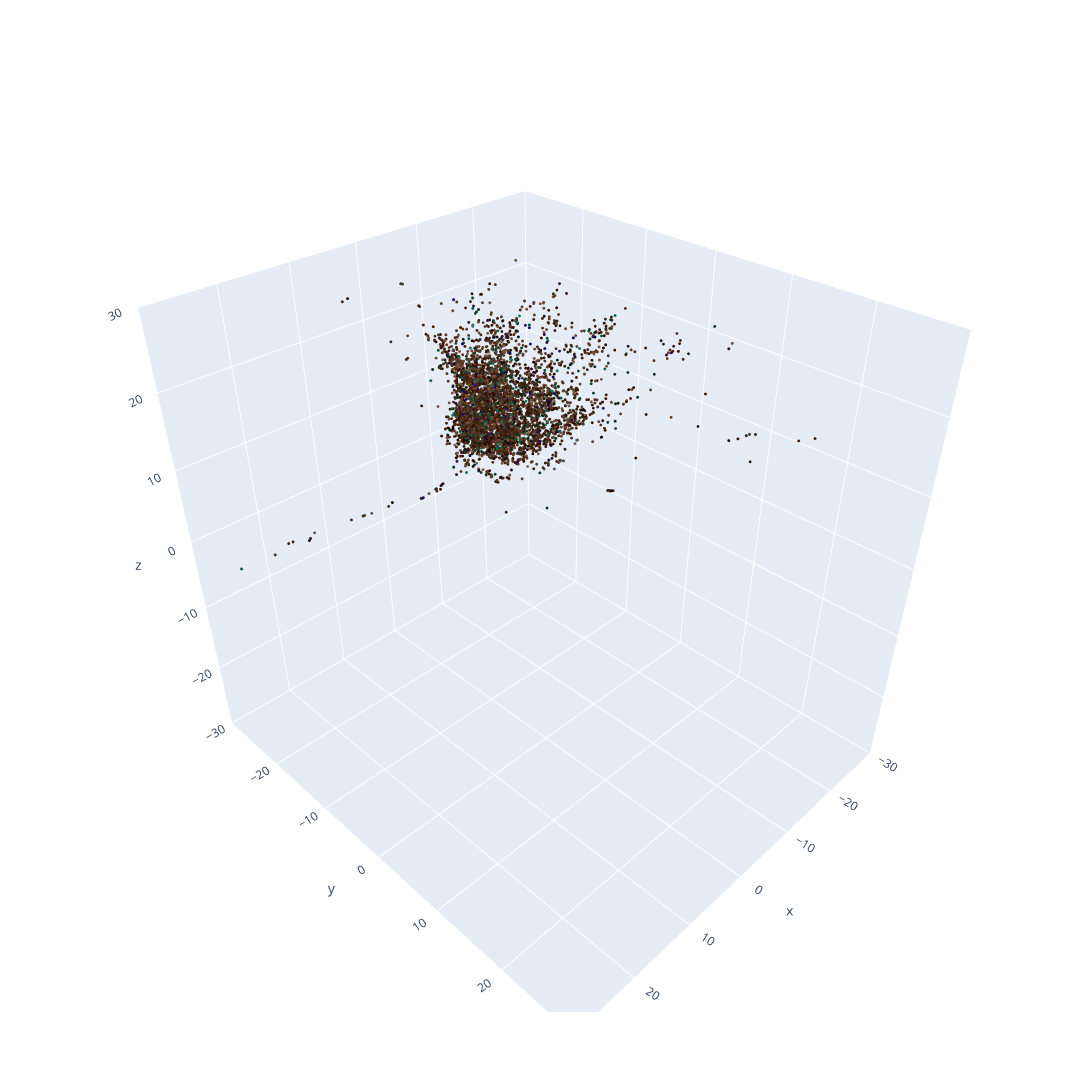

Notebook cell for this chart:
### Markdown cell above
# Bundle Adjustment

### Code cell
# Bundle Adjustment
import cv2
import numpy as np
import matplotlib.pyplot as plt
import gtsam
import gtsam.utils.plot
from mpl_toolkits.mplot3d.art3d import Poly3DCollection
import plotly.graph_objs as go
from plotly.subplots import make_subplots

normalized_images = [] # List for storing normalized images
for i in Images:
    normalized_images.append(normalize_image(i))
height, width = normalized_images[0].shape[:2]
gtsam_cam_matrix = gtsam.Cal3_S2(width, width, 0.0, width/2, height/2) #fx,fy,skew,cx,cy
#print(gtsam_cam_matrix)
graph = gtsam.NonlinearFactorGraph() # Creating an Empty Factor Graph
initial = gtsam.Values() # Initializing values, creating instance of class Values, basically creating an empty container

pose_noise = gtsam.noiseModel.Diagonal.Sigmas([1,1,1,1,1,1])
point_noise = gtsam.noiseModel.Isotropic.Sigma(3,1) #3= no. of dimensions in our case X,Y,Z of the 3D point in the world
measurement_noise = gtsam.noiseModel.Isotropic.Sigma(2,1) #2 = no. of dimensions in our case Ximg, Yimg of the point in the pixel 
camera_pose = gtsam.symbol_shorthand.X
landmark_pose = gtsam.symbol_shorthand.L
# Adding initial vertex/storing initial estimate of the factor (roll, pitch, yaw, x, y, z)
initial.insert(camera_pose(0), gtsam.Pose3()) # rot=0,0,0, trans=0,0,0
_,_,gt_img1_gp, gt_img2_gp,_,gt_img1_idx, gt_img2_idx = feature_matching(normalized_images[0], normalized_images[1]) # This good points has both inliers and outliers

#print(gt_img1_gp.shape)
temp_gt_img1_gp = gt_img1_gp
temp_gt_img2_gp = gt_img2_gp
E_matrix, E_mask = cv2.findEssentialMat(temp_gt_img2_gp, temp_gt_img1_gp, cam_matrix, cv2.RANSAC, 0.999, 1.0)
#print(E_mask)
E_mask = np.squeeze(E_mask!=0)
#print(E_mask)
index_mask = np.arange(len(temp_gt_img1_gp))
index_mask = index_mask[E_mask]  # Obtaining points with essential_mask = 1
temp_gt_img1_gp=temp_gt_img1_gp[E_mask]
temp_gt_img2_gp=temp_gt_img2_gp[E_mask]
_,rotation, translation, mask = cv2.recoverPose(E_matrix, temp_gt_img2_gp, temp_gt_img1_gp, cam_matrix)  # recovering the relative pose between two calibrated cameras from their corresponding essential matrix and a set of corresponding points. 

mask = np.squeeze(mask!=0)
index= index_mask[mask]
#print(index)
#print("Before line 47:", gt_img1_gp.shape)
gt_img1_gp = gt_img1_gp[index]
#print("After line 47:", gt_img1_gp.shape)
gt_img2_gp = gt_img2_gp[index] # removing outliers
gt_img1_idx = gt_img1_idx[index]
gt_img2_idx = gt_img2_idx[index]

#print(gt_img1_gp)

initial.insert(camera_pose(1), gtsam.Pose3(gtsam.Rot3(rotation), gtsam.Point3(translation.flatten())))
transformation_matrices = []
projection_matrices = []
transformation_mat = np.eye(4)
transformation_mat[:3,:] = np.hstack((rotation, translation)) # transformation = [R|t], dimension = 3x4
projection_mat = cam_matrix.dot(np.linalg.inv(transformation_mat)[:3]) # dimension = (3x3) * (3x4), 3x4 becasue on taking inverse of a 4x3 matrix we have 3x4
transformation_matrices.append(transformation_mat)
projection_matrices.append(projection_mat)
src_projection_matrix = cam_matrix.dot(np.hstack((np.eye(3), np.zeros((3, 1)))))


dest_projection_matrix = projection_mat


bp = cv2.triangulatePoints(src_projection_matrix, dest_projection_matrix, gt_img1_gp.T, gt_img2_gp.T) # finding all the interest points from budha sculpture
bp = (bp/bp[-1])[:-1].T # removing the last or the 4th line
All_bp = list(bp)
old_trans_mat = transformation_mat.copy()# referencing so that new copy is created and any modification to them doesnot affect the original variable value
old_proj_mat = projection_mat.copy()
# Now that we have added the vertex or the initials we will now add the edge or factor to the graph
graph.add(gtsam.PriorFactorPose3(camera_pose(0), gtsam.Pose3(), pose_noise)) #adding prior for pose or adding initial pose factor at x,y,z = 0,0,0 or the origin
graph.add(gtsam.PriorFactorPoint3(landmark_pose(0),All_bp[0], point_noise)) #adding prior for 3D points of buddha or adding initial landmark factor at x,y,z 
total_ob_c = [] # For storing the total observed intensity of a landmark in pixels
total_ob_co = [] # For storing the count of observations for each landmark, This count basically reflects how many times each landmark has been observed durint the bundle adjustment, this is shifted or incremented by 2 each time because at a time we are working on 2 images
key = []
feat = []
bp_index = [] # Keeps track of indices of keypoint for each image
for img in normalized_images:
    desc = cv2.SIFT_create(nfeatures=4000, nOctaveLayers=12, contrastThreshold=0.025, sigma=1.5)
    k,f = desc.detectAndCompute(img, None)
    key.append(np.array(k))
    feat.append(np.array(f))
    bp_index.append(np.full(len(k), -1, int))
img1_obj = bp_index[0]
img2_obj = bp_index[1]
img1norm = raw_Images[0]
img2norm = raw_Images[1]
img1_rint =np.rint(gt_img1_gp).astype(int)  #converting from float type to rounded integer type
img2_rint = np.rint(gt_img2_gp).astype(int)
for obj_idx, (src_point, dst_point, src_point_index, dst_point_index, obj_pt, rint_src_point, rint_dst_point) in enumerate(zip(gt_img1_gp, gt_img2_gp, gt_img1_idx, gt_img2_idx,All_bp,img1_rint,img2_rint)):
    img1_obj[src_point_index] = obj_idx
    img2_obj[dst_point_index] = obj_idx
    # Adding the measurement factor into the graph for bundle adjustment
    graph.add(gtsam.GenericProjectionFactorCal3_S2(src_point,measurement_noise,camera_pose(0),landmark_pose(obj_idx),gtsam_cam_matrix)) # measurement seen from camera_1 in pixel coordinates
    graph.add(gtsam.GenericProjectionFactorCal3_S2(dst_point,measurement_noise,camera_pose(1),landmark_pose(obj_idx),gtsam_cam_matrix)) # measurement seen from camera_2 in pixel_coordinates
    total_ob_c.append(img1norm[rint_src_point[1], rint_dst_point[0]] + img2norm[rint_dst_point[1],rint_src_point[0]])
    total_ob_co.append(2) #because here we are only working with image 1 and 2 to observe the output 
#print(total_ob_co)

# Now working on rest of the images 
for i in range(1, len(normalized_images)-1):
    _,_,gt_img1_gp_all, gt_img2_gp_all,_,gt_img1_idx_all, gt_img2_idx_all = feature_matching(normalized_images[i], normalized_images[i+1]) # This good points has both inliers and outliers
    tempo_gt_img1_gp_all = gt_img1_gp_all
    tempo_gt_img2_gp_all = gt_img2_gp_all
    E_matrix_all, E_mask_all = cv2.findEssentialMat(tempo_gt_img2_gp_all, tempo_gt_img1_gp_all, cam_matrix, cv2.RANSAC,0.999,1.0)
    E_mask_all = np.squeeze(E_mask_all!=0)
    index_mask_all = np.arange(len(tempo_gt_img1_gp_all))
    index_mask_all = index_mask_all[E_mask_all]
    tempo_gt_img1_gp_all = tempo_gt_img1_gp_all[E_mask_all]
    tempo_gt_img2_gp_all = tempo_gt_img2_gp_all[E_mask_all]
    _, rotation_all, translation_all, mask_all = cv2.recoverPose(E_matrix_all, tempo_gt_img2_gp_all, tempo_gt_img1_gp_all, cam_matrix)
    mask_all = np.squeeze(mask_all!=0)
    index_all= index_mask_all[mask_all]
    gt_img1_gp_all = gt_img1_gp_all[index_all]
    gt_img2_gp_all = gt_img2_gp_all[index_all]
    gt_img1_idx_all = gt_img1_idx_all[index_all]
    gt_img2_idx_all = gt_img2_idx_all[index_all]
    


    transformation_mat = np.eye(4)
    #print(old_trans_mat)
    transformation_mat[:3,:] = (np.hstack((rotation_all, translation_all))).dot(old_trans_mat) # transformation = [R|t], dimension = 3x4
    projection_mat = cam_matrix.dot(np.linalg.inv(transformation_mat)[:3]) # dimension = (3x3) * (3x4), 3x4 becasue on taking inverse of a 4x3 matrix we have 3x4
    
    #print(transformation_mat)
    
    img1_obj = bp_index[i]
    img2_obj = bp_index[i+1]
    img1norm = raw_Images[i]
    img2norm = raw_Images[i+1]
    m_i1_p =[]
    m_i2_p = []
    m_bp=[]
    for src_point, dst_point, src_point_index in zip(gt_img1_gp_all,gt_img2_gp_all, gt_img1_idx_all):
        obj_idx=img1_obj[src_point_index]
        if obj_idx!=-1:
            m_i1_p.append(src_point)
            m_i2_p.append(dst_point)
            m_bp.append(All_bp[obj_idx]/(total_ob_co[obj_idx]-1))
    m_i1_p=np.array(m_i1_p)
    m_i2_p=np.array(m_i2_p)
    m_bp=np.array(m_bp)

  
    bp = cv2.triangulatePoints(old_proj_mat, projection_mat, m_i1_p.T, m_i2_p.T)
    bp = (bp/bp[-1])[:-1].T

    # Scaling needs to be done to adjust the translation part between the adjustent images
    scale = 0
    for m_obj_p, object_point in zip(m_bp, bp):
        scale = scale + cv2.norm(m_obj_p)/cv2.norm(object_point)
    scale = scale/len(bp)
    translation_all = translation_all * scale

    # using scale to calculate new tranformation matrix
    transformation_mat = np.eye(4)
    transformation_mat[:3,:] = (np.hstack((rotation_all, translation_all))).dot(old_trans_mat) # transformation = [R|t], dimension = 3x4
    initial.insert(camera_pose(i+1), gtsam.Pose3(gtsam.Rot3(transformation_mat[:3,:3]), gtsam.Point3(transformation_mat[:3,3])))
    projection_mat = cam_matrix.dot(np.linalg.inv(transformation_mat)[:3]) # dimension = (3x3) * (3x4), 3x4 becasue on taking inverse of a 4x3 matrix we have 3x4
    bp = cv2.triangulatePoints(old_proj_mat, projection_mat, gt_img1_gp_all.T, gt_img2_gp_all.T)
    bp = (bp/bp[-1])[:-1].T
    old_trans_mat = transformation_mat.copy()
    old_proj_mat=projection_mat.copy()
    rint_src_point = np.rint(gt_img1_gp_all).astype(int)
    rint_dst_point = np.rint(gt_img2_gp_all).astype(int)
    curr_obj_idx = len(total_ob_co)
    
    for src_point, dst_point, src_point_index, dst_point_index, object_point, rint_src_point, rint_dst_point in zip(gt_img1_gp_all, gt_img2_gp_all, gt_img1_idx_all, gt_img2_idx_all, bp, rint_src_point, rint_dst_point):
        obj_idx = img1_obj[src_point_index]
        if obj_idx==-1:
            obj_idx=curr_obj_idx
            All_bp.append(object_point)
            total_ob_c.append(img1norm[rint_src_point[1], rint_src_point[0]] + img2norm[rint_dst_point[1], rint_dst_point[0]])
            total_ob_co.append(2)
            img1_obj[src_point_index] = img2_obj[dst_point_index] = obj_idx
            curr_obj_idx=curr_obj_idx+1
        else:
            img2_obj[dst_point_index] = obj_idx
            All_bp[obj_idx] = All_bp[obj_idx] + object_point
            total_ob_c[obj_idx] = total_ob_c[obj_idx] + img2norm[rint_dst_point[1], rint_src_point[0]]
            total_ob_co[obj_idx] = total_ob_co[obj_idx] + 1
        graph.add(gtsam.GenericProjectionFactorCal3_S2(src_point, measurement_noise, camera_pose(i), landmark_pose(obj_idx), gtsam_cam_matrix))
        graph.add(gtsam.GenericProjectionFactorCal3_S2(dst_point, measurement_noise, camera_pose(i+1), landmark_pose(obj_idx), gtsam_cam_matrix))

total_ob_co = np.array([total_ob_co, total_ob_co, total_ob_co]).T
total_obj_pts = np.array(All_bp)/(total_ob_co-1)
total_ob_c=np.flip(np.array(total_ob_c)/total_ob_co).astype(np.uint8)
for obj_idx, obj_point in enumerate(total_obj_pts):
    initial.insert(landmark_pose(obj_idx), gtsam.Point3(obj_point))
params = gtsam.LevenbergMarquardtParams()
optimizer = gtsam.LevenbergMarquardtOptimizer(graph, initial, params)
result = optimizer.optimize()

# PLOTING
final_object_points = []
for index in range(len(total_obj_pts)):
    final_object_points.append(result.atPoint3(landmark_pose(index)))
final_object_points = np.array(final_object_points)
fig = make_subplots(rows=1, cols=1, specs=[[{'type': 'scatter3d'}]])
scatter_trace = go.Scatter3d(x=final_object_points[:, 0], y=final_object_points[:, 1], z=final_object_points[:, 2], mode='markers', marker=dict( size=1,color=total_ob_c/255.,),)
fig.add_trace(scatter_trace)
fig.update_layout(scene=dict(xaxis=dict(range=[-30, 30]),yaxis=dict(range=[-30, 30]),zaxis=dict(range=[-30, 30]),aspectmode='data'), width=1200,height=1200)
#fig.update_layout(scene=dict(xaxis=dict(range=[-30, 30]),yaxis=dict(range=[-30, 30]),zaxis=dict(range=[-30, 30]),aspectmode='data'))
fig.show()

### Figure 1 — Plotly figure (JSON) as saved in the notebook; plotly's stock layout.template omitted (floating-point values rounded to 4 significant figures; data arrays with more than 128 entries replaced by an {"elided": "..."} marker saying what was removed)
{"data": [{"marker": {"color": {"elided": "5659x3 float values"}, "size": 1}, "mode": "markers", "type": "scatter3d", "x": {"elided": "5659 float values"}, "y": {"elided": "5659 float values"}, "z": {"elided": "5659 float values"}}], "layout": {"height": 1200, "scene": {"aspectmode": "data", "domain": {"x": [0, 1], "y": [0, 1]}, "xaxis": {"range": [-30, 30]}, "yaxis": {"range": [-30, 30]}, "zaxis": {"range": [-30, 30]}}, "width": 1200}}
